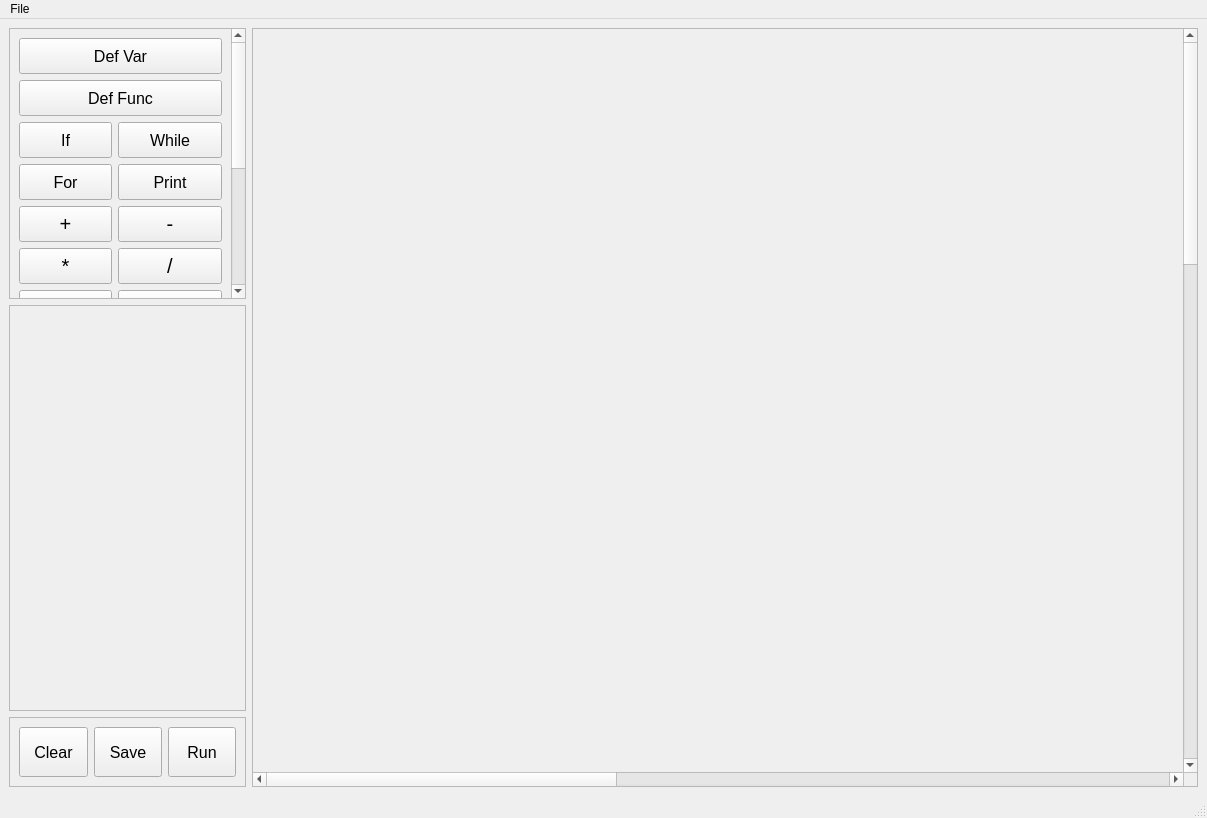
<?xml version="1.0" encoding="UTF-8"?>
<ui version="4.0">
 <class>MainWindow</class>
 <widget class="QMainWindow" name="MainWindow">
  <property name="geometry">
   <rect>
    <x>0</x>
    <y>0</y>
    <width>1207</width>
    <height>818</height>
   </rect>
  </property>
  <property name="windowTitle">
   <string>GUI Programming and Debugging Tool</string>
  </property>
  <widget class="QWidget" name="centralwidget">
   <layout class="QGridLayout" name="gridLayout">
    <item row="0" column="1" rowspan="3">
     <widget class="QScrollArea" name="canvas_area">
      <property name="sizePolicy">
       <sizepolicy hsizetype="Expanding" vsizetype="Expanding">
        <horstretch>24</horstretch>
        <verstretch>0</verstretch>
       </sizepolicy>
      </property>
      <property name="widgetResizable">
       <bool>true</bool>
      </property>
      <widget class="QWidget" name="canvasArea_content">
       <property name="geometry">
        <rect>
         <x>0</x>
         <y>0</y>
         <width>2400</width>
         <height>2400</height>
        </rect>
       </property>
       <property name="minimumSize">
        <size>
         <width>2400</width>
         <height>2400</height>
        </size>
       </property>
      </widget>
     </widget>
    </item>
    <item row="2" column="0">
     <widget class="QScrollArea" name="buttons_area">
      <property name="sizePolicy">
       <sizepolicy hsizetype="Expanding" vsizetype="Expanding">
        <horstretch>6</horstretch>
        <verstretch>0</verstretch>
       </sizepolicy>
      </property>
      <property name="minimumSize">
       <size>
        <width>24</width>
        <height>48</height>
       </size>
      </property>
      <property name="widgetResizable">
       <bool>true</bool>
      </property>
      <widget class="QWidget" name="buttonArea_content">
       <property name="geometry">
        <rect>
         <x>0</x>
         <y>0</y>
         <width>235</width>
         <height>69</height>
        </rect>
       </property>
       <property name="minimumSize">
        <size>
         <width>213</width>
         <height>44</height>
        </size>
       </property>
       <layout class="QHBoxLayout" name="horizontalLayout">
        <item>
         <widget class="QPushButton" name="clearButton">
          <property name="sizePolicy">
           <sizepolicy hsizetype="Preferred" vsizetype="Preferred">
            <horstretch>0</horstretch>
            <verstretch>0</verstretch>
           </sizepolicy>
          </property>
          <property name="minimumSize">
           <size>
            <width>0</width>
            <height>20</height>
           </size>
          </property>
          <property name="font">
           <font>
            <family>Arial</family>
            <pointsize>12</pointsize>
           </font>
          </property>
          <property name="text">
           <string>Clear</string>
          </property>
         </widget>
        </item>
        <item>
         <widget class="QPushButton" name="saveButton">
          <property name="sizePolicy">
           <sizepolicy hsizetype="Preferred" vsizetype="Preferred">
            <horstretch>0</horstretch>
            <verstretch>0</verstretch>
           </sizepolicy>
          </property>
          <property name="minimumSize">
           <size>
            <width>0</width>
            <height>20</height>
           </size>
          </property>
          <property name="font">
           <font>
            <family>Arial</family>
            <pointsize>12</pointsize>
           </font>
          </property>
          <property name="text">
           <string>Save</string>
          </property>
         </widget>
        </item>
        <item>
         <widget class="QPushButton" name="runButton">
          <property name="sizePolicy">
           <sizepolicy hsizetype="Preferred" vsizetype="Preferred">
            <horstretch>0</horstretch>
            <verstretch>0</verstretch>
           </sizepolicy>
          </property>
          <property name="minimumSize">
           <size>
            <width>0</width>
            <height>20</height>
           </size>
          </property>
          <property name="font">
           <font>
            <family>Arial</family>
            <pointsize>12</pointsize>
           </font>
          </property>
          <property name="text">
           <string>Run</string>
          </property>
         </widget>
        </item>
       </layout>
      </widget>
     </widget>
    </item>
    <item row="1" column="0">
     <widget class="QScrollArea" name="showDefined_area">
      <property name="sizePolicy">
       <sizepolicy hsizetype="Expanding" vsizetype="Expanding">
        <horstretch>6</horstretch>
        <verstretch>36</verstretch>
       </sizepolicy>
      </property>
      <property name="widgetResizable">
       <bool>true</bool>
      </property>
      <widget class="QWidget" name="showDefinedArea_content">
       <property name="geometry">
        <rect>
         <x>0</x>
         <y>0</y>
         <width>235</width>
         <height>401</height>
        </rect>
       </property>
      </widget>
     </widget>
    </item>
    <item row="0" column="0">
     <widget class="QScrollArea" name="blockChoice_area">
      <property name="sizePolicy">
       <sizepolicy hsizetype="Expanding" vsizetype="Expanding">
        <horstretch>6</horstretch>
        <verstretch>24</verstretch>
       </sizepolicy>
      </property>
      <property name="widgetResizable">
       <bool>true</bool>
      </property>
      <widget class="QWidget" name="blockChoiceArea_content">
       <property name="geometry">
        <rect>
         <x>0</x>
         <y>-183</y>
         <width>218</width>
         <height>516</height>
        </rect>
       </property>
       <layout class="QGridLayout" name="gridLayout_2">
        <item row="9" column="1">
         <widget class="QPushButton" name="euqalButton">
          <property name="minimumSize">
           <size>
            <width>0</width>
            <height>36</height>
           </size>
          </property>
          <property name="font">
           <font>
            <family>Arial</family>
            <pointsize>15</pointsize>
           </font>
          </property>
          <property name="text">
           <string>==</string>
          </property>
         </widget>
        </item>
        <item row="9" column="0">
         <widget class="QPushButton" name="orButton">
          <property name="minimumSize">
           <size>
            <width>0</width>
            <height>36</height>
           </size>
          </property>
          <property name="font">
           <font>
            <family>Arial</family>
            <pointsize>12</pointsize>
           </font>
          </property>
          <property name="text">
           <string>or</string>
          </property>
         </widget>
        </item>
        <item row="5" column="1">
         <widget class="QPushButton" name="printButton">
          <property name="sizePolicy">
           <sizepolicy hsizetype="Preferred" vsizetype="Preferred">
            <horstretch>0</horstretch>
            <verstretch>0</verstretch>
           </sizepolicy>
          </property>
          <property name="minimumSize">
           <size>
            <width>0</width>
            <height>36</height>
           </size>
          </property>
          <property name="font">
           <font>
            <family>Arial</family>
            <pointsize>12</pointsize>
           </font>
          </property>
          <property name="text">
           <string>Print</string>
          </property>
         </widget>
        </item>
        <item row="12" column="0" colspan="2">
         <widget class="QPushButton" name="startButton">
          <property name="minimumSize">
           <size>
            <width>0</width>
            <height>36</height>
           </size>
          </property>
          <property name="font">
           <font>
            <family>Arial</family>
            <pointsize>12</pointsize>
           </font>
          </property>
          <property name="text">
           <string>Start Point</string>
          </property>
         </widget>
        </item>
        <item row="4" column="0">
         <widget class="QPushButton" name="ifButton">
          <property name="sizePolicy">
           <sizepolicy hsizetype="Preferred" vsizetype="Preferred">
            <horstretch>0</horstretch>
            <verstretch>0</verstretch>
           </sizepolicy>
          </property>
          <property name="minimumSize">
           <size>
            <width>0</width>
            <height>36</height>
           </size>
          </property>
          <property name="font">
           <font>
            <family>Arial</family>
            <pointsize>12</pointsize>
           </font>
          </property>
          <property name="text">
           <string>If</string>
          </property>
         </widget>
        </item>
        <item row="1" column="0" colspan="2">
         <widget class="QPushButton" name="funcDefButton">
          <property name="sizePolicy">
           <sizepolicy hsizetype="Preferred" vsizetype="Preferred">
            <horstretch>0</horstretch>
            <verstretch>0</verstretch>
           </sizepolicy>
          </property>
          <property name="minimumSize">
           <size>
            <width>0</width>
            <height>36</height>
           </size>
          </property>
          <property name="font">
           <font>
            <family>Arial</family>
            <pointsize>12</pointsize>
           </font>
          </property>
          <property name="text">
           <string>Def Func</string>
          </property>
         </widget>
        </item>
        <item row="0" column="0" colspan="2">
         <widget class="QPushButton" name="varDefButton">
          <property name="sizePolicy">
           <sizepolicy hsizetype="Preferred" vsizetype="Preferred">
            <horstretch>0</horstretch>
            <verstretch>0</verstretch>
           </sizepolicy>
          </property>
          <property name="minimumSize">
           <size>
            <width>0</width>
            <height>36</height>
           </size>
          </property>
          <property name="font">
           <font>
            <family>Arial</family>
            <pointsize>12</pointsize>
           </font>
          </property>
          <property name="text">
           <string>Def Var</string>
          </property>
         </widget>
        </item>
        <item row="8" column="1">
         <widget class="QPushButton" name="biggerThanButton">
          <property name="minimumSize">
           <size>
            <width>0</width>
            <height>36</height>
           </size>
          </property>
          <property name="font">
           <font>
            <family>Arial</family>
            <pointsize>15</pointsize>
           </font>
          </property>
          <property name="text">
           <string>&gt;</string>
          </property>
         </widget>
        </item>
        <item row="4" column="1">
         <widget class="QPushButton" name="whileButton">
          <property name="sizePolicy">
           <sizepolicy hsizetype="Preferred" vsizetype="Preferred">
            <horstretch>0</horstretch>
            <verstretch>0</verstretch>
           </sizepolicy>
          </property>
          <property name="minimumSize">
           <size>
            <width>0</width>
            <height>36</height>
           </size>
          </property>
          <property name="font">
           <font>
            <family>Arial</family>
            <pointsize>12</pointsize>
           </font>
          </property>
          <property name="text">
           <string>While</string>
          </property>
         </widget>
        </item>
        <item row="8" column="0">
         <widget class="QPushButton" name="andButton">
          <property name="minimumSize">
           <size>
            <width>0</width>
            <height>36</height>
           </size>
          </property>
          <property name="font">
           <font>
            <family>Arial</family>
            <pointsize>12</pointsize>
           </font>
          </property>
          <property name="text">
           <string>and</string>
          </property>
         </widget>
        </item>
        <item row="10" column="0">
         <widget class="QPushButton" name="notButton">
          <property name="minimumSize">
           <size>
            <width>0</width>
            <height>36</height>
           </size>
          </property>
          <property name="font">
           <font>
            <family>Arial</family>
            <pointsize>12</pointsize>
           </font>
          </property>
          <property name="text">
           <string>not</string>
          </property>
         </widget>
        </item>
        <item row="11" column="0">
         <widget class="QPushButton" name="takeIndButton">
          <property name="minimumSize">
           <size>
            <width>0</width>
            <height>36</height>
           </size>
          </property>
          <property name="font">
           <font>
            <family>Arial</family>
            <pointsize>12</pointsize>
           </font>
          </property>
          <property name="text">
           <string>take Index</string>
          </property>
         </widget>
        </item>
        <item row="6" column="1">
         <widget class="QPushButton" name="minusButton">
          <property name="minimumSize">
           <size>
            <width>0</width>
            <height>36</height>
           </size>
          </property>
          <property name="font">
           <font>
            <family>Arial</family>
            <pointsize>15</pointsize>
           </font>
          </property>
          <property name="text">
           <string>-</string>
          </property>
         </widget>
        </item>
        <item row="5" column="0">
         <widget class="QPushButton" name="forButton">
          <property name="sizePolicy">
           <sizepolicy hsizetype="Preferred" vsizetype="Preferred">
            <horstretch>0</horstretch>
            <verstretch>0</verstretch>
           </sizepolicy>
          </property>
          <property name="minimumSize">
           <size>
            <width>0</width>
            <height>36</height>
           </size>
          </property>
          <property name="font">
           <font>
            <family>Arial</family>
            <pointsize>12</pointsize>
           </font>
          </property>
          <property name="text">
           <string>For</string>
          </property>
         </widget>
        </item>
        <item row="11" column="1">
         <widget class="QPushButton" name="assignmentButton">
          <property name="minimumSize">
           <size>
            <width>0</width>
            <height>36</height>
           </size>
          </property>
          <property name="font">
           <font>
            <family>Arial</family>
            <pointsize>12</pointsize>
           </font>
          </property>
          <property name="text">
           <string>assignment =</string>
          </property>
         </widget>
        </item>
        <item row="6" column="0">
         <widget class="QPushButton" name="plusButton">
          <property name="minimumSize">
           <size>
            <width>0</width>
            <height>36</height>
           </size>
          </property>
          <property name="font">
           <font>
            <family>Arial</family>
            <pointsize>15</pointsize>
           </font>
          </property>
          <property name="text">
           <string>+</string>
          </property>
         </widget>
        </item>
        <item row="7" column="0">
         <widget class="QPushButton" name="multiplyButton">
          <property name="minimumSize">
           <size>
            <width>0</width>
            <height>36</height>
           </size>
          </property>
          <property name="font">
           <font>
            <family>Arial</family>
            <pointsize>15</pointsize>
           </font>
          </property>
          <property name="text">
           <string>*</string>
          </property>
         </widget>
        </item>
        <item row="10" column="1">
         <widget class="QPushButton" name="smallerThanButton">
          <property name="minimumSize">
           <size>
            <width>0</width>
            <height>36</height>
           </size>
          </property>
          <property name="font">
           <font>
            <family>Arial</family>
            <pointsize>15</pointsize>
           </font>
          </property>
          <property name="text">
           <string>&lt;</string>
          </property>
         </widget>
        </item>
        <item row="7" column="1">
         <widget class="QPushButton" name="divisionButton">
          <property name="minimumSize">
           <size>
            <width>0</width>
            <height>36</height>
           </size>
          </property>
          <property name="font">
           <font>
            <family>Arial</family>
            <pointsize>15</pointsize>
           </font>
          </property>
          <property name="text">
           <string>/</string>
          </property>
         </widget>
        </item>
        <item row="13" column="0" colspan="2">
         <widget class="QPushButton" name="endButton">
          <property name="minimumSize">
           <size>
            <width>0</width>
            <height>36</height>
           </size>
          </property>
          <property name="font">
           <font>
            <family>Arial</family>
            <pointsize>12</pointsize>
           </font>
          </property>
          <property name="text">
           <string>End Point</string>
          </property>
         </widget>
        </item>
       </layout>
      </widget>
     </widget>
    </item>
   </layout>
  </widget>
  <widget class="QMenuBar" name="menubar">
   <property name="geometry">
    <rect>
     <x>0</x>
     <y>0</y>
     <width>1207</width>
     <height>23</height>
    </rect>
   </property>
   <widget class="QMenu" name="menuFile">
    <property name="title">
     <string>File</string>
    </property>
    <addaction name="actionNew"/>
    <addaction name="actionLoad"/>
   </widget>
   <addaction name="menuFile"/>
  </widget>
  <widget class="QStatusBar" name="statusbar"/>
  <action name="actionNew">
   <property name="text">
    <string>New</string>
   </property>
  </action>
  <action name="actionLoad">
   <property name="text">
    <string>Load</string>
   </property>
  </action>
 </widget>
 <resources/>
 <connections/>
</ui>
